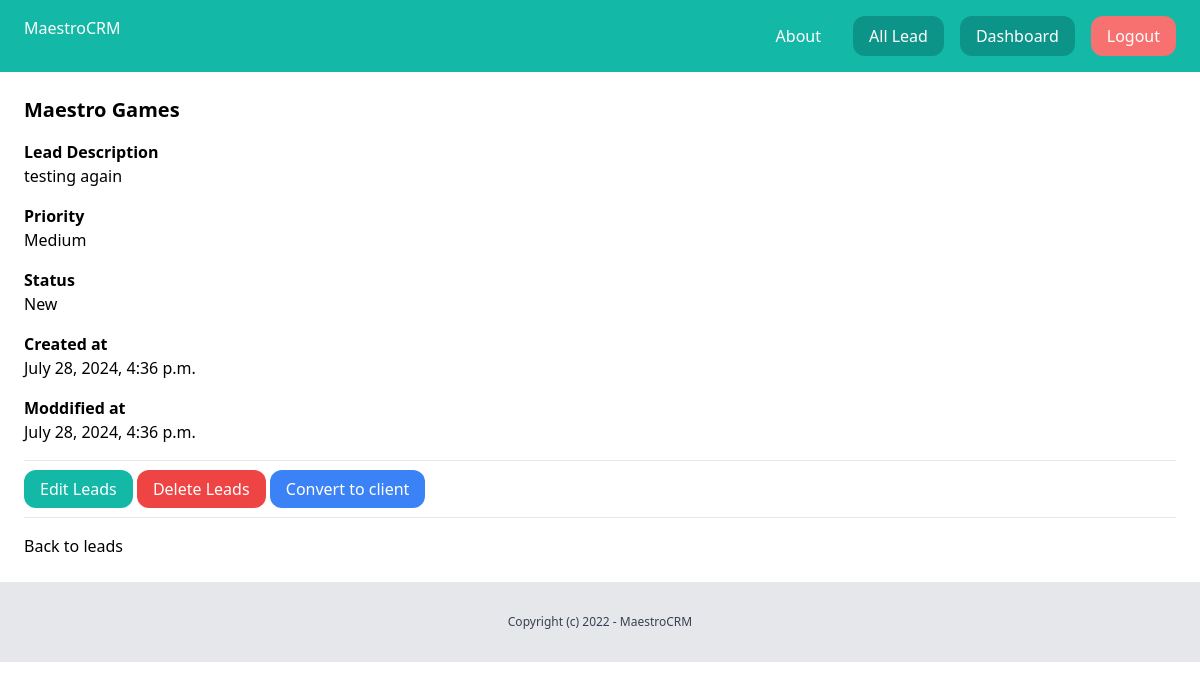
Page /lead/leads_detail/19/ (signed in) on the committed database.
### lead/models.py (models this page shows, shortened)
class Lead(models.Model):
    LOW = 'low'
    MEDIUM =  'medium'
    HIGH = 'high'
    CHOICES_PRIORITY = (
        (LOW, 'Low'),
        (MEDIUM, 'Medium'),
        (HIGH, 'High' ),
    )
    NEW = 'new'
    CONTACTED = 'contacted'
    WON = 'won'
    LOST = 'lost'
    CHOICES_STATUS = (
        (NEW, 'New'),
        (CONTACTED, 'Contacted'),
        (WON, 'Won'),
        (LOST, 'Lost'),
    )
    name = models.CharField(max_length=225)
    email = models.EmailField()
    description = models.TextField(blank=True, null=True)
    priority = models.CharField(max_length=10, choices=CHOICES_PRIORITY, default=MEDIUM)
    status = models.CharField(max_length=10, choices=CHOICES_STATUS, default=MEDIUM)
    created_by = models.ForeignKey(User, related_name='leads', on_delete=models.CASCADE)
    convert_to_client = models.BooleanField(default=False)
    created_at = models.DateTimeField(auto_now_add=True)
    modified_at = models.DateTimeField(auto_now=True)

### lead/views.py (the view)
# urls.py: path('leads_detail/<int:pk>/', views.leads_detail, name='leads_detail'),
@login_required
def leads_detail(request, pk):
    lead = get_object_or_404(Lead, created_by=request.user, pk=pk)
    return render(request, 'lead/leads_detail.html', {
        'lead':lead
    })

### lead/templates/lead/leads_detail.html (shortened to what this page needs)
{% extends 'core/base.html' %}
{% block content %}
    <div class="py-6 px-6">
        <h1 class="mb-4 tet-xl font-semibold text-xl"> {{ lead.name}} </h1>
        {% if lead.description %}
            <p class="font-semibold">Lead Description</p>
            <p class="mb-4"> {{ lead.description }} </p>
        {% endif %}
        <p class="font-semibold">Priority</p>
        <p class="mb-4"> {{ lead.get_priority_display }} </p>
        <p class="font-semibold">Status</p>
        <p class="mb-4"> {{ lead.get_status_display }} </p>
        <p class="font-semibold">Created at</p>
        <p class="mb-4"> {{ lead.created_at }} </p>
        <p class="font-semibold">Moddified at</p>
        <p class="mb-4"> {{ lead.modified_at }} </p>
        <hr class="my-4">
        <a href=" {% url 'edit_lead' lead.id %} " class="py-2 px-4 rounded-xl bg-teal-500 text-white">Edit Leads</a>
        <a href=" {% url 'delete_lead' lead.id %}" class="py-2 px-4 rounded-xl bg-red-500 text-white">Delete Leads</a>
        <a href=" {% url 'convert_to_client' lead.id %} " class="py-2 px-4 rounded-xl bg-blue-500 text-white">Convert to
            client</a>
        <hr class="my-4">
        <a href="{% url 'leads_list' %}">Back to leads</a>
    </div>
{% endblock %}

### rows in the picture
Lead: name "Maestro Games", description "testing again", priority "Medium", status "New", created_at "July 28, 2024, 4:36 p.m.", modified_at "July 28, 2024, 4:36 p.m."
